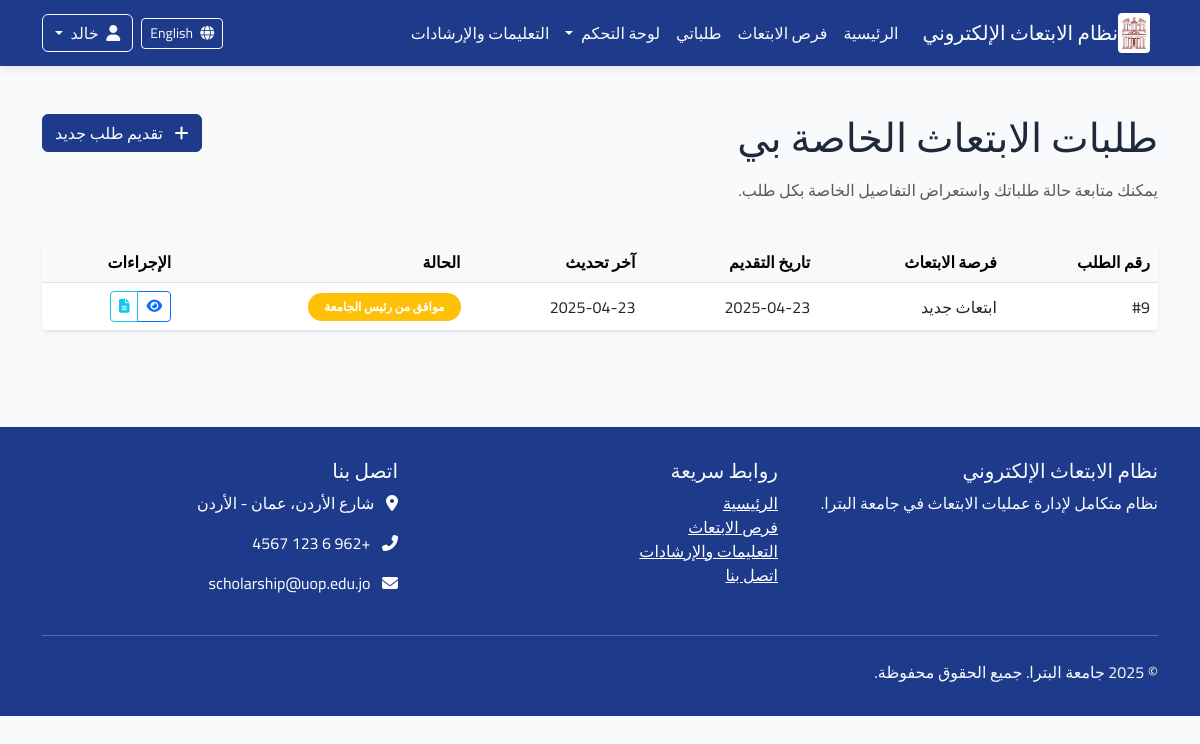
/ar/my-applications/ (signed in), run on an earlier commit of the app's database.
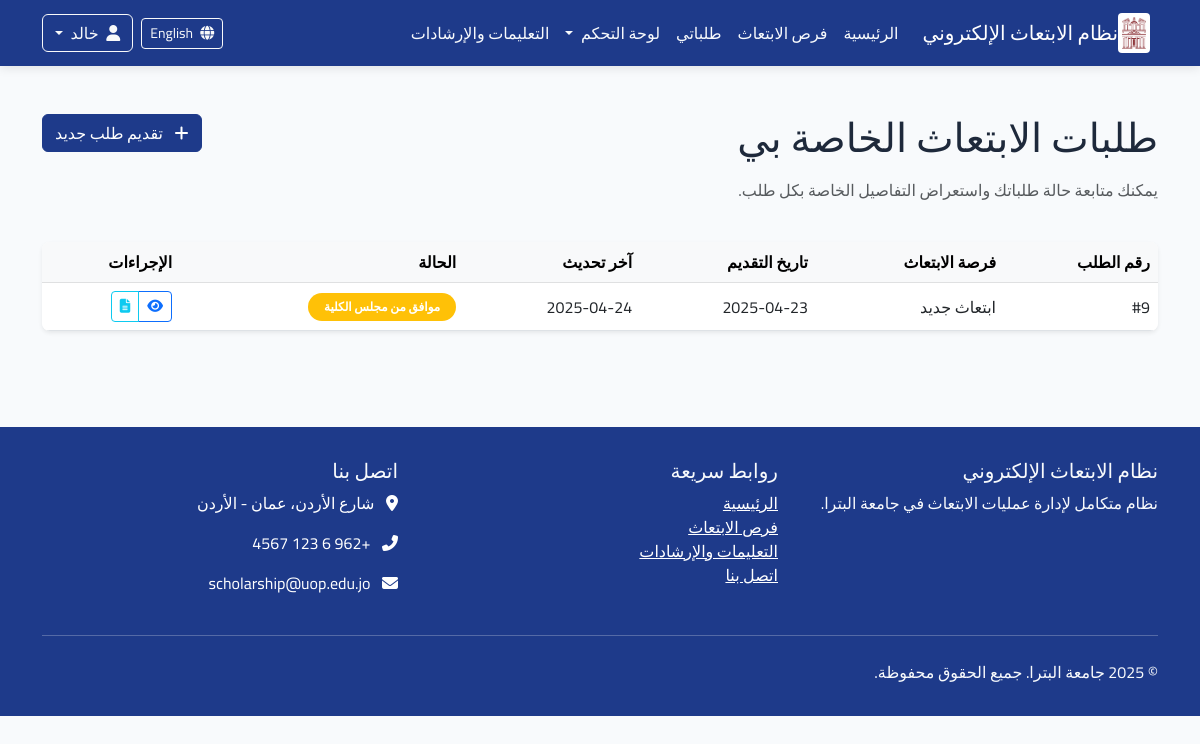
And on a later commit of the database.
### applications/models.py (models this page shows, shortened)
class Application(models.Model):
    scholarship = models.ForeignKey(Scholarship, verbose_name=_("فرصة الابتعاث"), on_delete=models.CASCADE,
                                    related_name="applications")
    applicant = models.ForeignKey(User, verbose_name=_("المتقدم"), on_delete=models.CASCADE,
                                  related_name="applications")
    status = models.ForeignKey(ApplicationStatus, verbose_name=_("حالة الطلب"), on_delete=models.PROTECT,
                               related_name="applications")
    application_date = models.DateTimeField(_("تاريخ التقديم"), auto_now_add=True)
    last_update = models.DateTimeField(_("آخر تحديث"), auto_now=True)
    motivation_letter = models.TextField(_("خطاب الدوافع"),
                                         help_text=_("اشرح لماذا تريد التقدم لهذه الفرصة وما هي أهدافك"))
    research_proposal = models.TextField(_("مقترح البحث"), blank=True, null=True,
                                         help_text=_("إذا كان الابتعاث لدراسة الدكتوراه، أرفق مقترح البحث الخاص بك"))
    comments = models.TextField(_("ملاحظات إضافية"), blank=True, null=True,
                                help_text=_("أي معلومات إضافية تود إضافتها لطلبك"))
    acceptance_letter = models.BooleanField(_("هل لديك قبول مبدئي؟"), default=False)
    acceptance_university = models.CharField(_("اسم الجامعة التي لديك قبول فيها"), max_length=200, blank=True,
                                             null=True)
    admin_notes = models.TextField(_("ملاحظات إدارية"), blank=True, null=True)
    class Meta:
        verbose_name = _("طلب ابتعاث")
        verbose_name_plural = _("طلبات الابتعاث")
        ordering = ['-application_date']
        unique_together = ['scholarship', 'applicant']  # لا يمكن للمستخدم التقديم على نفس الفرصة مرتين

class ApplicationStatus(models.Model):
    name = models.CharField(_("اسم الحالة"), max_length=100)
    description = models.TextField(_("الوصف"), blank=True, null=True)
    order = models.PositiveSmallIntegerField(_("الترتيب"), default=0)
    requires_attachment = models.BooleanField(_("تتطلب مرفقات"), default=False)
    class Meta:
        verbose_name = _("حالة الطلب")
        verbose_name_plural = _("حالات الطلبات")
        ordering = ['order']

### announcements/models.py (models this page shows, shortened)
class Scholarship(models.Model):
    STATUS_CHOICES = (
        ('draft', _('مسودة')),
        ('published', _('منشور')),
        ('closed', _('مغلق')),
    )
    title = models.CharField(_("العنوان"), max_length=200)
    scholarship_type = models.ForeignKey(ScholarshipType, verbose_name=_("نوع الابتعاث"), on_delete=models.CASCADE,
                                         related_name="scholarships")
    description = models.TextField(_("الوصف"))
    requirements = models.TextField(_("المتطلبات"))
    benefits = models.TextField(_("المميزات"), blank=True, null=True)
    countries = models.CharField(_("الدول المتاحة"), max_length=255, blank=True, null=True)
    universities = models.TextField(_("الجامعات المتاحة"), blank=True, null=True)
    deadline = models.DateTimeField(_("الموعد النهائي للتقديم"))
    publication_date = models.DateTimeField(_("تاريخ النشر"), default=timezone.now)
    status = models.CharField(_("الحالة"), max_length=20, choices=STATUS_CHOICES, default='draft')
    max_applicants = models.PositiveIntegerField(_("الحد الأقصى للمتقدمين"), default=0, help_text=_("0 يعني غير محدود"))
    eligibility_criteria = models.TextField(_("معايير الأهلية"), blank=True, null=True)
    application_process = models.TextField(_("عملية التقديم"), blank=True, null=True)
    contact_info = models.TextField(_("معلومات الاتصال"), blank=True, null=True)
    attachment = models.FileField(_("مرفق"), upload_to='scholarship_attachments/', blank=True, null=True)
    created_by = models.ForeignKey(User, verbose_name=_("تم إنشاؤه بواسطة"), on_delete=models.CASCADE,
                                   related_name="created_scholarships")
    updated_at = models.DateTimeField(_("تم التحديث في"), auto_now=True)
    class Meta:
        verbose_name = _("فرصة ابتعاث")
        verbose_name_plural = _("فرص الابتعاث")
        ordering = ['-publication_date']

### applications/views.py (the view)
# urls.py: path('my-applications/', views.my_applications, name='my_applications'),
@login_required
def my_applications(request):
    applications = Application.objects.filter(applicant=request.user).order_by('-application_date')
    paginator = Paginator(applications, 10)  # 10 عناصر في كل صفحة
    page = request.GET.get('page')
    try:
        applications_page = paginator.page(page)
    except PageNotAnInteger:
        applications_page = paginator.page(1)
    except EmptyPage:
        applications_page = paginator.page(paginator.num_pages)
    context = {
        'applications': applications_page,
    }
    return render(request, 'applications/my_applications.html', context)

### core/context_processors.py (called while the page is built)
def user_role(request):
    role = 'anonymous'
    if request.user.is_authenticated:
        role = request.user.profile.role
    return {
        'user_role': role
    }

### applications/templates/applications/my_applications.html (shortened to what this page needs)
{% extends 'base.html' %}
{% load i18n %}
{% load static %}
{% block content %}
<div class="container py-5">
    <div class="row mb-4">
        <div class="col-md-8">
            <h1 class="mb-3">{% trans "طلبات الابتعاث الخاصة بي" %}</h1>
            <p class="text-muted">{% trans "يمكنك متابعة حالة طلباتك واستعراض التفاصيل الخاصة بكل طلب." %}</p>
        </div>
        <div class="col-md-4 text-end">
            <a href="{% url 'announcements:scholarship_list' %}" class="btn btn-primary">
                <i class="fas fa-plus me-2"></i> {% trans "تقديم طلب جديد" %}
            </a>
        </div>
    </div>
    <div class="row">
        <div class="col-md-12">
            {% if applications %}
                <div class="card shadow-sm border-0">
                    <div class="card-body p-0">
                        <div class="table-responsive">
                            <table class="table table-hover align-middle mb-0">
                                <thead class="table-light">
                                    <tr>
                                        <th>{% trans "رقم الطلب" %}</th>
                                        <th>{% trans "فرصة الابتعاث" %}</th>
                                        <th>{% trans "تاريخ التقديم" %}</th>
                                        <th>{% trans "آخر تحديث" %}</th>
                                        <th>{% trans "الحالة" %}</th>
                                        <th>{% trans "الإجراءات" %}</th>
                                    </tr>
                                </thead>
                                <tbody>
                                    {% for application in applications %}
                                    <tr>
                                        <td>#{{ application.id }}</td>
                                        <td>{{ application.scholarship.title }}</td>
                                        <td>{{ application.application_date|date:"Y-m-d" }}</td>
                                        <td>{{ application.last_update|date:"Y-m-d" }}</td>
                                        <td>
                                            <span class="badge bg-{{ application.status.order|default:"1"|add:"-1"|yesno:"warning,primary,success,danger,secondary" }} rounded-pill px-3 py-2">
                                                {{ application.status.name }}
                                            </span>
                                        </td>
                                        <td>
                                            <div class="btn-group btn-group-sm">
                                                <a href="{% url 'applications:application_detail' application.id %}" class="btn btn-outline-primary" title="{% trans 'التفاصيل' %}">
                                                    <i class="fas fa-eye"></i>
                                                </a>
                                                <a href="{% url 'applications:application_documents' application.id %}" class="btn btn-outline-info" title="{% trans 'المستندات' %}">
                                                    <i class="fas fa-file-alt"></i>
                                                </a>
                                            </div>
                                        </td>
                                    </tr>
                                    {% endfor %}
                                </tbody>
                            </table>
                        </div>
                    </div>
                </div>
            {% endif %}
        </div>
    </div>
</div>
{% endblock %}

What changed in the data, as far as the page shows it:
changed Application "ابتعاث جديد": last_update "2025-04-23" → "2025-04-24"; status.name "موافق من رئيس الجامعة" → "موافق من مجلس الكلية"
